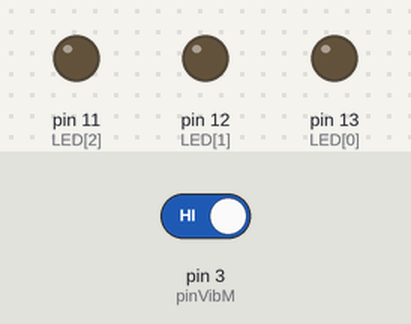
Bench run of a sketch on a simulated Arduino Uno, built with avr-gcc and run on an emulated ATmega328P. Parts: output pins drawn as LEDs (lit = HIGH). The inputs (shaded band) are chosen by the test bench; at power-on: pin 3 (pinVibM) HIGH.

Above: at 1.2 s.
1.3 s: pin 3 (pinVibM) driven LOW
Timing chart, 0 to 4.3 s (numbered marks = the images above; inputs shaded):
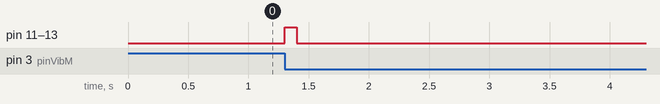

Measured:
- after the input at 1.3 s, pin 11 (LED[2]), pin 12 (LED[1]), pin 13 (LED[0]): LOW → HIGH at once, → LOW 0.10 s later

The sketch:

HW5-1.ino
```cpp
const int pinVibM = 3;
byte count = 0;
int LED[3] = {13, 12, 11};

void setup() {
  // put your setup code here, to run once:
  pinMode(pinVibM,INPUT);
  for(int i = 0; i < 3; i++) {
    pinMode(LED[i], OUTPUT);
  }
  Serial.begin(9600);
  attachInterrupt(1, countVib, FALLING);
}

void loop() {
  // put your main code here, to run repeatedly:
  if(count != 0) {
    count = 0;
    digitalWrite(LED[0], HIGH);
    digitalWrite(LED[1], HIGH);
    digitalWrite(LED[2], HIGH);
    delay(100);
  }else {
    digitalWrite(LED[0], LOW);
    digitalWrite(LED[1], LOW);
    digitalWrite(LED[2], LOW);
    delay(100);
  }
}

void countVib() {
  count++;
}
```
